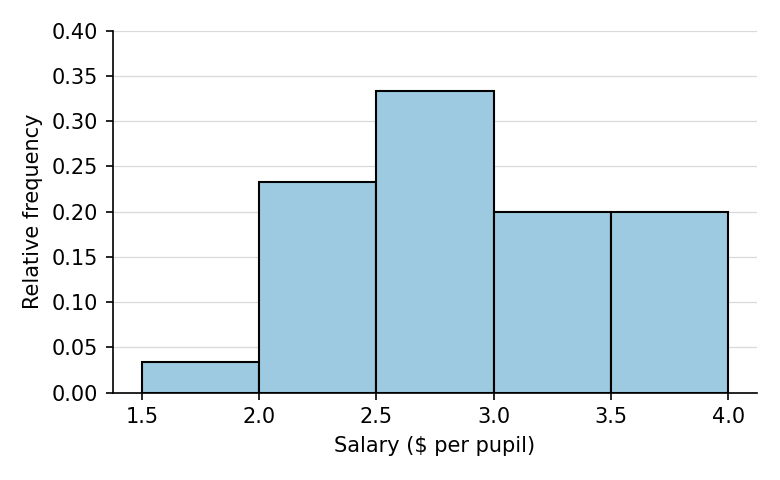

Write Python code to recreate this figure.
#!/usr/bin/env python3
"""Construct the relative-frequency histogram for Q6 (teacher salaries).
Charts are built in Python/matplotlib (not LaTeX) — see lessons-learned note.
Run:  python3 q6_histogram.py   ->  writes q6_histogram.png
"""
import matplotlib
matplotlib.use("Agg")
import matplotlib.pyplot as plt

salaries = [3.94, 2.91, 2.82, 2.83, 3.05, 1.77, 2.46, 3.12, 2.36, 2.07,
            2.73, 2.57, 2.76, 2.70, 3.66, 3.82, 3.33, 2.04, 2.89, 2.85,
            3.24, 2.44, 2.09, 3.73, 3.07, 3.53, 2.30, 2.59, 3.59, 3.34]

edges = [1.5, 2.0, 2.5, 3.0, 3.5, 4.0]          # class width 0.5
n = len(salaries)
counts = [0] * (len(edges) - 1)
for v in salaries:
    for i in range(len(edges) - 1):
        if edges[i] <= v < edges[i + 1]:
            counts[i] += 1
            break
rel = [c / n for c in counts]

fig, ax = plt.subplots(figsize=(5.2, 3.2))
ax.bar([(edges[i] + edges[i + 1]) / 2 for i in range(len(rel))], rel,
       width=0.5, edgecolor="black", color="#9ecae1", align="center")
ax.set_xlabel("Salary ($ per pupil)")
ax.set_ylabel("Relative frequency")
ax.set_xticks(edges)
ax.set_ylim(0, 0.40)
ax.set_axisbelow(True)
ax.yaxis.grid(True, color="0.85", linewidth=0.6)
for spine in ("top", "right"):
    ax.spines[spine].set_visible(False)
fig.tight_layout()
fig.savefig("q6_histogram.png", dpi=150)
print("counts:", counts, "rel:", [round(r, 4) for r in rel])
